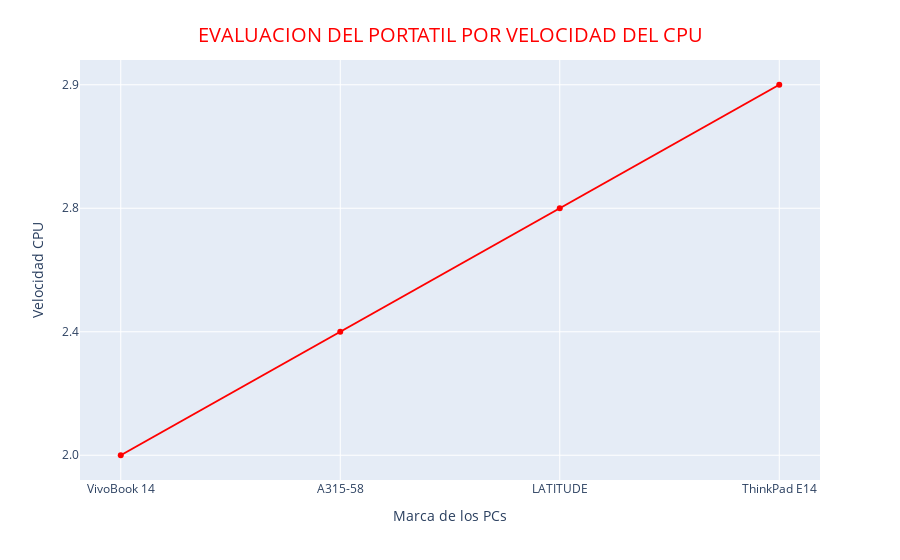

Notebook cell for this chart:
### Markdown cell above
4-Graphic line type for CPU velocity

### Code cell
# Ordenar los datos de menor a mayor según la columna 'VELOCIDAD_CPU(GHZ)'
data_sorted = data.sort_values(by='VELOCIDAD_CPU(GHZ)', ascending=True)

# Crear el gráfico de línea utilizando plotly.express
fig = px.line(data_sorted, x='LINEA_PC', y='VELOCIDAD_CPU(GHZ)', markers=True, color_discrete_sequence=['red'])

# Personalizar el diseño del gráfico
fig.update_layout(
    title={
        'text': 'EVALUACION DEL PORTATIL POR VELOCIDAD DEL CPU',
        'x': 0.5,       # Alineación del título al centro horizontalmente
        'y': 0.95,      # Alineación del título arriba verticalmente
        'xanchor': 'center',   # Alinear el título al centro horizontalmente
        'yanchor': 'top',      # Alinear el título arriba verticalmente
        'font': dict(size=20, color='red')  # Tamaño y color del título
    },
    xaxis_title='Marca de los PCs',
    yaxis_title='Velocidad CPU',
    legend_title='Variables'
)

# Mostrar el gráfico
fig.show()

### Figure 1 — Plotly figure (JSON) as saved in the notebook; plotly's stock layout.template omitted (floating-point values rounded to 4 significant figures)
{"data": [{"hovertemplate": "LINEA_PC=%{x}<br>VELOCIDAD_CPU(GHZ)=%{y}<extra></extra>", "legendgroup": "", "line": {"color": "red", "dash": "solid"}, "marker": {"symbol": "circle"}, "mode": "lines+markers", "name": "", "orientation": "v", "showlegend": false, "type": "scatter", "x": ["VivoBook 14", "A315-58", "LATITUDE", "ThinkPad E14"], "xaxis": "x", "y": ["2.0", "2.4", "2.8", "2.9"], "yaxis": "y"}], "layout": {"legend": {"title": {"text": "Variables"}, "tracegroupgap": 0}, "margin": {"t": 60}, "title": {"font": {"color": "red", "size": 20}, "text": "EVALUACION DEL PORTATIL POR VELOCIDAD DEL CPU", "x": 0.5, "xanchor": "center", "y": 0.95, "yanchor": "top"}, "xaxis": {"anchor": "y", "domain": [0, 1], "title": {"text": "Marca de los PCs"}}, "yaxis": {"anchor": "x", "domain": [0, 1], "title": {"text": "Velocidad CPU"}}}}
